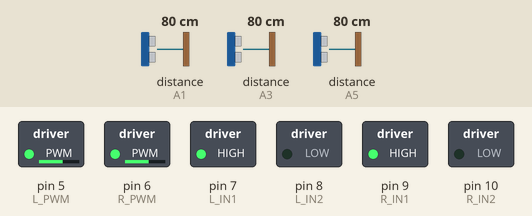
Simulated run of this sketch. Board: Arduino Uno, built with avr-gcc and run on an emulated ATmega328P. Shown: switched loads named in the sketch (green lamp = pin HIGH). Wiring (inferred from the names in the program): 3 × ultrasonic range finder: trigger A0, echo A1 / trigger A2, echo A3 / trigger A4, echo A5. Dashed ring = blinking. The test bench sets the inputs (shaded band); at power-on: distance to the obstacle (sensors on A1, A3, A5) 80 cm. The echo pulse lasts 58.3 µs per cm; pins used as bus, display or sensor lines are not drawn. At 18.5 s the program stops and its outputs stay as they are.

Above: at 3.2 s.
3.3 s: distance to the obstacle (sensor on A1) set to 2 cm
At 3.79 s:
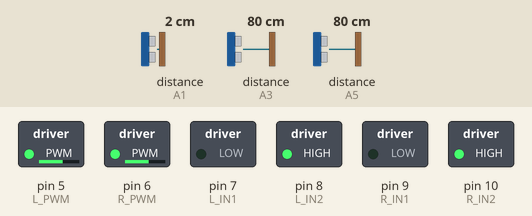
6.3 s: distance to the obstacle (sensor on A1) set to 9 cm
At 8.0 s:
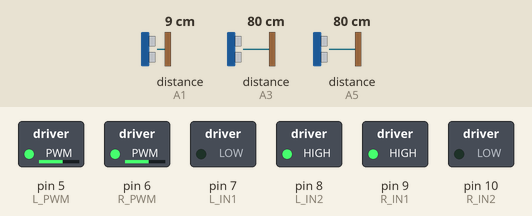
9.3 s: distance to the obstacle (sensor on A3) set to 15 cm
12.3 s: distance to the obstacle (sensor on A3) set to 13 cm
At 12.62 s:
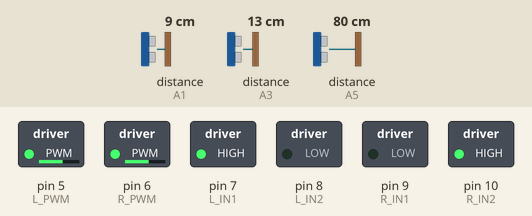
15.3 s: distance to the obstacle (sensor on A3) set to 9 cm
18.3 s: distance to the obstacle (sensor on A5) set to 2 cm
At 18.3 s:
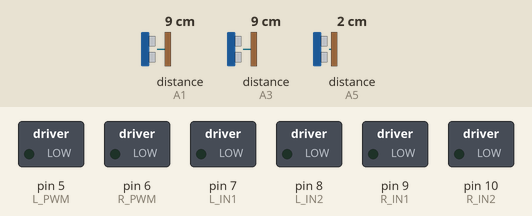
Timing chart, 0 to 20.0 s (numbered marks = the images above; inputs shaded):
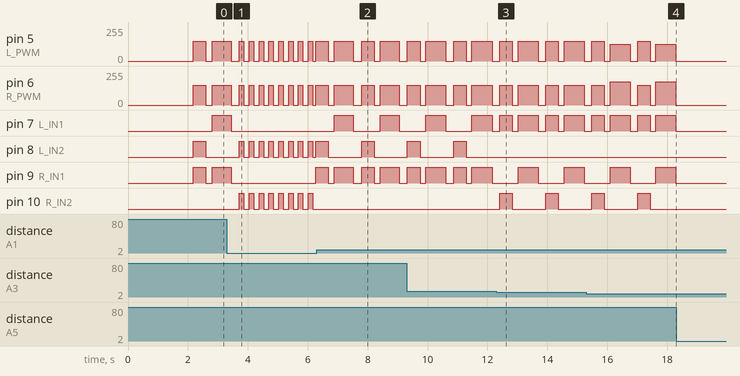

The sketch:

auto.ino
```cpp
/*
 * competition/auto/auto.ino
 * Autonomous maze robot: sensor-only (3x HC-SR04), no hardcoded path.
 * Left-hand wall following. Stops at a dead end after enough blocks.
 * Uses: function, structure, loop, array, pointer
 *
 * wire connect (through Sensor Shield v5):
 *   motor L298N : ENA=D5, IN1=D7, IN2=D8, ENB=D6, IN3=D9, IN4=D10
 *   HC-SR04 front  : TRIG=A0, ECHO=A1
 *   HC-SR04 left  : TRIG=A2, ECHO=A3
 *   HC-SR04 right   : TRIG=A4, ECHO=A5
 */


const bool SENSOR_TEST_MODE = false;
const int  MIN_BLOCKS_BEFORE_STOP = 4;
const unsigned long MAX_RUN_MS = 90000UL;


const int L_PWM = 5, L_IN1 = 7, L_IN2 = 8;
const int R_PWM = 6, R_IN1 = 9, R_IN2 = 10;
const int TRIG_F = A0, ECHO_F = A1;
const int TRIG_L = A2, ECHO_L = A3;
const int TRIG_R = A4, ECHO_R = A5;


const int L_DIR = 1;
const int R_DIR = 1;


const int   SPEED               = 150;
const int   MS_PER_BLOCK        = 700;
const int   MS_TURN_90          = 420;
const int   WALL_CM             = 12;
const int   FRONT_OPEN_CM       = 15;
const int   FRONT_STOP_CM       = 5;
const int   TURN_FRONT_CLEAR_CM = 4;
const int   SIDE_TARGET_CM      = 4;
const int   BACKUP_MS           = 150;
const float KP                  = 6.0;
const int   MAX_CORR            = 60;


struct Sensors {
  int front;
  int left;
  int right;
};


int readUltrasonicOnce(int trig, int echo) {
  digitalWrite(trig, LOW);  delayMicroseconds(2);
  digitalWrite(trig, HIGH); delayMicroseconds(10);
  digitalWrite(trig, LOW);
  long us = pulseIn(echo, HIGH, 20000);
  if (us == 0) return 200;
  return (int)(us * 0.034 / 2);
}

int readUltrasonic(int trig, int echo) {
  int v[3];
  for (int i = 0; i < 3; i++) {
    v[i] = readUltrasonicOnce(trig, echo);
    delay(5);
  }
  if ((v[0] <= v[1] && v[1] <= v[2]) || (v[2] <= v[1] && v[1] <= v[0])) return v[1];
  if ((v[1] <= v[0] && v[0] <= v[2]) || (v[2] <= v[0] && v[0] <= v[1])) return v[0];
  return v[2];
}


void readSensors(Sensors *s) {
  s->front = readUltrasonic(TRIG_F, ECHO_F);
  s->left  = readUltrasonic(TRIG_L, ECHO_L);
  s->right = readUltrasonic(TRIG_R, ECHO_R);
}


void setMotor(int pwm, int in1, int in2, int speed) {
  if (speed > 0)      { digitalWrite(in1, HIGH); digitalWrite(in2, LOW);  }
  else if (speed < 0) { digitalWrite(in1, LOW);  digitalWrite(in2, HIGH); }
  else                { digitalWrite(in1, LOW);  digitalWrite(in2, LOW);  }
  analogWrite(pwm, constrain(abs(speed), 0, 255));
}

void drive(int left, int right) {
  setMotor(L_PWM, L_IN1, L_IN2, left  * L_DIR);
  setMotor(R_PWM, R_IN1, R_IN2, right * R_DIR);
}

void stopMotors() { drive(0, 0); }

void turnLeft90()  { drive(-SPEED, SPEED); delay(MS_TURN_90); stopMotors(); delay(120); }
void turnRight90() { drive(SPEED, -SPEED); delay(MS_TURN_90); stopMotors(); delay(120); }
void turnAround()  { turnLeft90(); turnLeft90(); }

void backUp(int ms) {
  drive(-SPEED, -SPEED);
  delay(ms);
  stopMotors();
  delay(100);
}


void makeRoomToTurn() {
  Sensors s;
  for (int i = 0; i < 8; i++) {
    readSensors(&s);
    if (s.front >= TURN_FRONT_CLEAR_CM) return;
    backUp(BACKUP_MS);
  }
}


void forwardOneBlock() {
  Sensors s;
  unsigned long start = millis();

  while (millis() - start < (unsigned long)MS_PER_BLOCK) {
    readSensors(&s);
    if (s.front < FRONT_STOP_CM) break;

    float error = 0;
    if (s.left < WALL_CM && s.right < WALL_CM) error = s.left - s.right;
    else if (s.left < WALL_CM)  error = s.left - SIDE_TARGET_CM;
    else if (s.right < WALL_CM) error = SIDE_TARGET_CM - s.right;

    int corr = constrain((int)(KP * error), -MAX_CORR, MAX_CORR);
    drive(SPEED - corr, SPEED + corr);
  }
  stopMotors();
  delay(120);
}


void backOutOfDeadEnd() {
  Sensors s;
  for (int i = 0; i < 8; i++) {
    backUp(MS_PER_BLOCK);
    readSensors(&s);
    if (s.left > WALL_CM || s.right > WALL_CM) break;
  }
  turnAround();
}

void finish() {
  stopMotors();
  while (true);
}


int blocksMoved = 0;
unsigned long startTime = 0;

void setup() {
  Serial.begin(9600);
  pinMode(L_PWM, OUTPUT); pinMode(L_IN1, OUTPUT); pinMode(L_IN2, OUTPUT);
  pinMode(R_PWM, OUTPUT); pinMode(R_IN1, OUTPUT); pinMode(R_IN2, OUTPUT);
  pinMode(TRIG_F, OUTPUT); pinMode(ECHO_F, INPUT);
  pinMode(TRIG_L, OUTPUT); pinMode(ECHO_L, INPUT);
  pinMode(TRIG_R, OUTPUT); pinMode(ECHO_R, INPUT);
  stopMotors();
  delay(2000);
  startTime = millis();
}


void loop() {
  Sensors s;

  if (SENSOR_TEST_MODE) {
    readSensors(&s);
    Serial.print("front="); Serial.print(s.front);
    Serial.print("  left="); Serial.print(s.left);
    Serial.print("  right="); Serial.println(s.right);
    delay(300);
    return;
  }

  if (millis() - startTime > MAX_RUN_MS) finish();

  readSensors(&s);

  bool leftOpen  = s.left  > WALL_CM;
  bool frontOpen = s.front > FRONT_OPEN_CM;
  bool rightOpen = s.right > WALL_CM;

  if (leftOpen) {
    makeRoomToTurn();
    turnLeft90();
  } else if (frontOpen) {
    // move forward
  } else if (rightOpen) {
    makeRoomToTurn();
    turnRight90();
  } else {

    if (blocksMoved >= MIN_BLOCKS_BEFORE_STOP) finish();
    backOutOfDeadEnd();
  }

  forwardOneBlock();
  blocksMoved++;
}
```

Measured:
- the behaviour switches between 14 and 13 cm on distance to the obstacle (sensor on A3) (found by bisection; images 2 and 3)
- after the input at 3.3 s, pin 7 (L_IN1): goes on until 3.4 s, then stays LOW; pin 10 (R_IN2): alternates HIGH for 0.15 s and LOW for 0.18 s, starting after 0.42 s
- after the input at 6.3 s, pin 7 (L_IN1): alternates HIGH for 0.63 s and LOW for 0.90 s, starting after 0.58 s; pin 10 (R_IN2): stops changing and stays LOW
- after the input at 12.3 s, pin 8 (L_IN2): stops changing and stays LOW; pin 10 (R_IN2): alternates HIGH for 0.42 s and LOW for 1.1 s, starting after 0.11 s
- after the input at 18.3 s, pin 5 (L_PWM): stays 0/255 (without the input it goes to 150/255 after 0.24 s); pin 6 (R_PWM): stays 0/255 (without the input it goes to 174/255 after 0.24 s); pin 7 (L_IN1), pin 10 (R_IN2): stays LOW (without the input it goes to HIGH after 0.24 s); pin 9 (R_IN1): stays LOW (without the input it goes to HIGH after 0.85 s)
- by itself, pin 8 (L_IN2): alternates HIGH for 0.42 s and LOW for 1.1 s
- by itself, pin 9 (R_IN1): alternates HIGH for 0.67 s and LOW for 0.86 s
